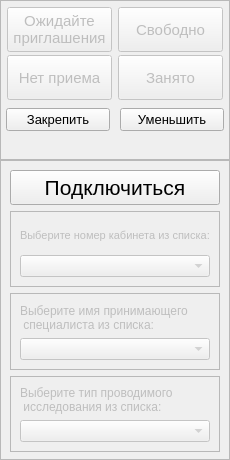
<?xml version="1.0" encoding="UTF-8"?>
<ui version="4.0">
 <class>MainWindow</class>
 <widget class="QMainWindow" name="MainWindow">
  <property name="geometry">
   <rect>
    <x>0</x>
    <y>0</y>
    <width>230</width>
    <height>460</height>
   </rect>
  </property>
  <property name="sizePolicy">
   <sizepolicy hsizetype="Fixed" vsizetype="Fixed">
    <horstretch>0</horstretch>
    <verstretch>0</verstretch>
   </sizepolicy>
  </property>
  <property name="minimumSize">
   <size>
    <width>230</width>
    <height>460</height>
   </size>
  </property>
  <property name="maximumSize">
   <size>
    <width>230</width>
    <height>460</height>
   </size>
  </property>
  <property name="windowTitle">
   <string>Отключен</string>
  </property>
  <widget class="QWidget" name="centralwidget">
   <property name="sizePolicy">
    <sizepolicy hsizetype="Preferred" vsizetype="Fixed">
     <horstretch>0</horstretch>
     <verstretch>0</verstretch>
    </sizepolicy>
   </property>
   <layout class="QVBoxLayout" name="verticalLayout_6">
    <property name="spacing">
     <number>0</number>
    </property>
    <property name="leftMargin">
     <number>0</number>
    </property>
    <property name="topMargin">
     <number>0</number>
    </property>
    <property name="rightMargin">
     <number>0</number>
    </property>
    <property name="bottomMargin">
     <number>0</number>
    </property>
    <item>
     <widget class="QFrame" name="top_frame">
      <property name="minimumSize">
       <size>
        <width>0</width>
        <height>0</height>
       </size>
      </property>
      <property name="maximumSize">
       <size>
        <width>16777215</width>
        <height>160</height>
       </size>
      </property>
      <property name="frameShape">
       <enum>QFrame::StyledPanel</enum>
      </property>
      <property name="frameShadow">
       <enum>QFrame::Raised</enum>
      </property>
      <layout class="QVBoxLayout" name="verticalLayout_8">
       <property name="spacing">
        <number>0</number>
       </property>
       <property name="leftMargin">
        <number>0</number>
       </property>
       <property name="topMargin">
        <number>0</number>
       </property>
       <property name="rightMargin">
        <number>0</number>
       </property>
       <property name="bottomMargin">
        <number>0</number>
       </property>
       <item>
        <widget class="QFrame" name="frame_states">
         <property name="minimumSize">
          <size>
           <width>0</width>
           <height>70</height>
          </size>
         </property>
         <property name="maximumSize">
          <size>
           <width>16777215</width>
           <height>100</height>
          </size>
         </property>
         <layout class="QGridLayout" name="gridLayout">
          <property name="leftMargin">
           <number>0</number>
          </property>
          <property name="topMargin">
           <number>0</number>
          </property>
          <property name="rightMargin">
           <number>0</number>
          </property>
          <property name="bottomMargin">
           <number>0</number>
          </property>
          <property name="spacing">
           <number>0</number>
          </property>
          <item row="0" column="0">
           <widget class="QPushButton" name="button_await">
            <property name="enabled">
             <bool>false</bool>
            </property>
            <property name="sizePolicy">
             <sizepolicy hsizetype="Fixed" vsizetype="Fixed">
              <horstretch>0</horstretch>
              <verstretch>0</verstretch>
             </sizepolicy>
            </property>
            <property name="minimumSize">
             <size>
              <width>105</width>
              <height>45</height>
             </size>
            </property>
            <property name="maximumSize">
             <size>
              <width>105</width>
              <height>45</height>
             </size>
            </property>
            <property name="font">
             <font>
              <family>Segoe UI</family>
              <pointsize>11</pointsize>
             </font>
            </property>
            <property name="styleSheet">
             <string notr="true">QPushButton:enabled{
background-color: rgb(220,220,0);
border-style:double;
border-radius:4px;
border-width:2px;
}
QPushButton:pressed{
background-color: rgb(190,190,0);
border-style:double;
border-radius:4px;
border-width:2px;
}
</string>
            </property>
            <property name="text">
             <string>Ожидайте 
приглашения</string>
            </property>
           </widget>
          </item>
          <item row="1" column="0">
           <widget class="QPushButton" name="button_noentry">
            <property name="enabled">
             <bool>false</bool>
            </property>
            <property name="sizePolicy">
             <sizepolicy hsizetype="Fixed" vsizetype="Fixed">
              <horstretch>0</horstretch>
              <verstretch>0</verstretch>
             </sizepolicy>
            </property>
            <property name="minimumSize">
             <size>
              <width>105</width>
              <height>45</height>
             </size>
            </property>
            <property name="maximumSize">
             <size>
              <width>105</width>
              <height>45</height>
             </size>
            </property>
            <property name="font">
             <font>
              <family>Segoe UI</family>
              <pointsize>11</pointsize>
             </font>
            </property>
            <property name="styleSheet">
             <string notr="true">
QPushButton:enabled{
background-color: rgb(200,200,200);
border-style:double;
border-radius:4px;
border-width:2px;
}
QPushButton:pressed{
background-color: rgb(170,170,170);
border-style:double;
border-radius:4px;
border-width:2px;
}
</string>
            </property>
            <property name="text">
             <string>Нет приема</string>
            </property>
           </widget>
          </item>
          <item row="0" column="1">
           <widget class="QPushButton" name="button_empty">
            <property name="enabled">
             <bool>false</bool>
            </property>
            <property name="sizePolicy">
             <sizepolicy hsizetype="Fixed" vsizetype="Fixed">
              <horstretch>0</horstretch>
              <verstretch>0</verstretch>
             </sizepolicy>
            </property>
            <property name="minimumSize">
             <size>
              <width>105</width>
              <height>45</height>
             </size>
            </property>
            <property name="maximumSize">
             <size>
              <width>105</width>
              <height>45</height>
             </size>
            </property>
            <property name="font">
             <font>
              <family>Segoe UI</family>
              <pointsize>11</pointsize>
             </font>
            </property>
            <property name="styleSheet">
             <string notr="true">QPushButton:enabled{
background-color: rgb(80,220,80);
border-style:double;
border-radius:4px;
border-width:2px;
}
QPushButton:pressed{
background-color: rgb(80,190,80);
border-style:double;
border-radius:4px;
border-width:2px;
}</string>
            </property>
            <property name="text">
             <string>Свободно</string>
            </property>
           </widget>
          </item>
          <item row="1" column="1">
           <widget class="QPushButton" name="button_occupied">
            <property name="enabled">
             <bool>false</bool>
            </property>
            <property name="sizePolicy">
             <sizepolicy hsizetype="Fixed" vsizetype="Fixed">
              <horstretch>0</horstretch>
              <verstretch>0</verstretch>
             </sizepolicy>
            </property>
            <property name="minimumSize">
             <size>
              <width>105</width>
              <height>45</height>
             </size>
            </property>
            <property name="maximumSize">
             <size>
              <width>105</width>
              <height>45</height>
             </size>
            </property>
            <property name="font">
             <font>
              <family>Segoe UI</family>
              <pointsize>11</pointsize>
             </font>
            </property>
            <property name="styleSheet">
             <string notr="true">QPushButton:enabled{
background-color: rgb(220,80,80);
border-style:double;
border-radius:4px;
border-width:2px;
}
QPushButton:pressed{
background-color: rgb(190,80,80);
border-style:double;
border-radius:4px;
border-width:2px;
}
</string>
            </property>
            <property name="text">
             <string>Занято</string>
            </property>
           </widget>
          </item>
         </layout>
        </widget>
       </item>
       <item>
        <widget class="QFrame" name="frame_utility">
         <property name="minimumSize">
          <size>
           <width>0</width>
           <height>26</height>
          </size>
         </property>
         <property name="maximumSize">
          <size>
           <width>16777215</width>
           <height>26</height>
          </size>
         </property>
         <layout class="QHBoxLayout" name="horizontalLayout">
          <property name="spacing">
           <number>10</number>
          </property>
          <property name="leftMargin">
           <number>5</number>
          </property>
          <property name="topMargin">
           <number>0</number>
          </property>
          <property name="rightMargin">
           <number>5</number>
          </property>
          <property name="bottomMargin">
           <number>0</number>
          </property>
          <item>
           <widget class="QPushButton" name="button_pin">
            <property name="font">
             <font>
              <family>Segoe UI</family>
              <pointsize>10</pointsize>
             </font>
            </property>
            <property name="text">
             <string>Закрепить</string>
            </property>
           </widget>
          </item>
          <item>
           <widget class="QPushButton" name="button_shrink">
            <property name="font">
             <font>
              <pointsize>10</pointsize>
             </font>
            </property>
            <property name="text">
             <string>Уменьшить</string>
            </property>
           </widget>
          </item>
         </layout>
        </widget>
       </item>
       <item>
        <widget class="QLabel" name="status_label">
         <property name="minimumSize">
          <size>
           <width>0</width>
           <height>20</height>
          </size>
         </property>
         <property name="maximumSize">
          <size>
           <width>16777215</width>
           <height>20</height>
          </size>
         </property>
         <property name="font">
          <font>
           <pointsize>9</pointsize>
          </font>
         </property>
         <property name="text">
          <string/>
         </property>
         <property name="alignment">
          <set>Qt::AlignCenter</set>
         </property>
        </widget>
       </item>
      </layout>
     </widget>
    </item>
    <item>
     <widget class="QFrame" name="bottom_frame">
      <property name="sizePolicy">
       <sizepolicy hsizetype="Preferred" vsizetype="Ignored">
        <horstretch>0</horstretch>
        <verstretch>0</verstretch>
       </sizepolicy>
      </property>
      <property name="minimumSize">
       <size>
        <width>0</width>
        <height>300</height>
       </size>
      </property>
      <property name="maximumSize">
       <size>
        <width>16777215</width>
        <height>300</height>
       </size>
      </property>
      <property name="frameShape">
       <enum>QFrame::StyledPanel</enum>
      </property>
      <property name="frameShadow">
       <enum>QFrame::Raised</enum>
      </property>
      <layout class="QVBoxLayout" name="verticalLayout_7">
       <property name="spacing">
        <number>0</number>
       </property>
       <property name="leftMargin">
        <number>0</number>
       </property>
       <property name="topMargin">
        <number>0</number>
       </property>
       <property name="rightMargin">
        <number>0</number>
       </property>
       <property name="bottomMargin">
        <number>0</number>
       </property>
       <item>
        <widget class="QFrame" name="frame_select">
         <property name="sizePolicy">
          <sizepolicy hsizetype="Preferred" vsizetype="Preferred">
           <horstretch>0</horstretch>
           <verstretch>0</verstretch>
          </sizepolicy>
         </property>
         <property name="minimumSize">
          <size>
           <width>0</width>
           <height>300</height>
          </size>
         </property>
         <property name="maximumSize">
          <size>
           <width>16777215</width>
           <height>300</height>
          </size>
         </property>
         <layout class="QVBoxLayout" name="verticalLayout_4">
          <item>
           <widget class="QPushButton" name="button_connect">
            <property name="minimumSize">
             <size>
              <width>0</width>
              <height>35</height>
             </size>
            </property>
            <property name="font">
             <font>
              <family>Segoe UI</family>
              <pointsize>16</pointsize>
             </font>
            </property>
            <property name="text">
             <string>Подключиться</string>
            </property>
           </widget>
          </item>
          <item>
           <widget class="QFrame" name="frame_room">
            <property name="frameShape">
             <enum>QFrame::StyledPanel</enum>
            </property>
            <property name="frameShadow">
             <enum>QFrame::Raised</enum>
            </property>
            <layout class="QVBoxLayout" name="verticalLayout">
             <item>
              <widget class="QLabel" name="label_room">
               <property name="enabled">
                <bool>false</bool>
               </property>
               <property name="font">
                <font>
                 <pointsize>8</pointsize>
                </font>
               </property>
               <property name="text">
                <string>Выберите номер кабинета из списка:</string>
               </property>
              </widget>
             </item>
             <item>
              <widget class="QComboBox" name="select_room">
               <property name="enabled">
                <bool>false</bool>
               </property>
               <property name="font">
                <font>
                 <family>MS Shell Dlg 2</family>
                 <pointsize>9</pointsize>
                </font>
               </property>
               <property name="currentIndex">
                <number>-1</number>
               </property>
              </widget>
             </item>
            </layout>
           </widget>
          </item>
          <item>
           <widget class="QFrame" name="frame_doctor">
            <property name="frameShape">
             <enum>QFrame::StyledPanel</enum>
            </property>
            <property name="frameShadow">
             <enum>QFrame::Raised</enum>
            </property>
            <layout class="QVBoxLayout" name="verticalLayout_2">
             <item>
              <widget class="QLabel" name="label_doctor">
               <property name="enabled">
                <bool>false</bool>
               </property>
               <property name="text">
                <string>Выберите имя принимающего
 специалиста из списка:</string>
               </property>
              </widget>
             </item>
             <item>
              <widget class="QComboBox" name="select_doctor">
               <property name="enabled">
                <bool>false</bool>
               </property>
               <property name="font">
                <font>
                 <family>MS Shell Dlg 2</family>
                 <pointsize>9</pointsize>
                </font>
               </property>
              </widget>
             </item>
            </layout>
           </widget>
          </item>
          <item>
           <widget class="QFrame" name="frame_study">
            <property name="frameShape">
             <enum>QFrame::StyledPanel</enum>
            </property>
            <property name="frameShadow">
             <enum>QFrame::Raised</enum>
            </property>
            <layout class="QVBoxLayout" name="verticalLayout_3">
             <item>
              <widget class="QLabel" name="label_study">
               <property name="enabled">
                <bool>false</bool>
               </property>
               <property name="text">
                <string>Выберите тип проводимого
 исследования из списка:</string>
               </property>
              </widget>
             </item>
             <item>
              <widget class="QComboBox" name="select_study">
               <property name="enabled">
                <bool>false</bool>
               </property>
               <property name="font">
                <font>
                 <pointsize>9</pointsize>
                </font>
               </property>
              </widget>
             </item>
            </layout>
           </widget>
          </item>
         </layout>
        </widget>
       </item>
      </layout>
     </widget>
    </item>
   </layout>
  </widget>
 </widget>
 <resources/>
 <connections/>
</ui>
